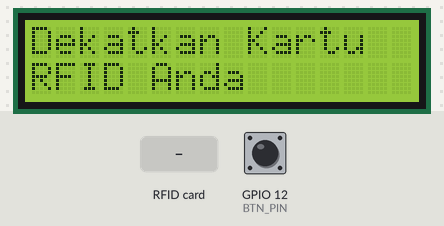
This sketch was run on a simulated ESP32. Parts: 16×2 character LCD. The test bench sets the inputs (shaded band); at power-on: GPIO 12 (BTN_PIN) HIGH. WiFi joins after 1.5 s; servers stay silent unless stated; uploads are accepted with an empty reply; what the sketch prints to the serial monitor is not drawn.

Above: at 5.8 s.
5.9 s: GPIO 12 (BTN_PIN) pulled LOW for 0.15 s
At 6.29 s:
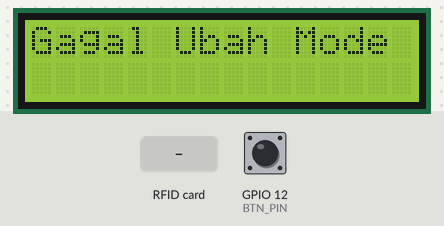
9.0 s: RFID card 5E 7A 19 C4 held to the reader
At 10.2 s:
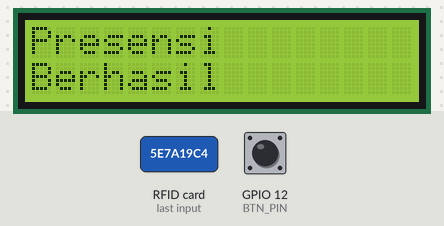
12.0 s: GPIO 12 (BTN_PIN) pulled LOW for 0.15 s
At 12.39 s:
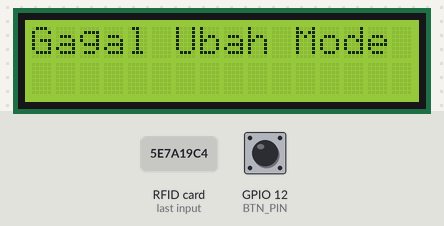
15.1 s: GPIO 12 (BTN_PIN) pulled LOW for 0.15 s
18.2 s: GPIO 12 (BTN_PIN) pulled LOW for 1 s
22.2 s: GPIO 12 (BTN_PIN) pulled LOW for 0.15 s
Timing chart, 0 to 25.2 s (numbered marks = the images above; inputs shaded):
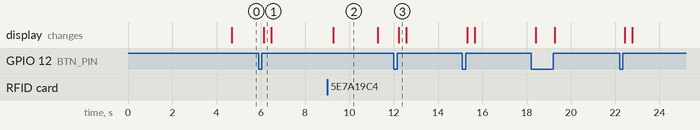

Measured:
- after the input at 5.9 s, the display: changes after 0.24 s (image 1)
- after the input at 9.0 s, the display: changes after 0.26 s (image 2)
- after the input at 12.0 s, the display: changes after 0.24 s (image 3)
- what the display in image 2 shows lasts 2.0 s, from 9.3 s to 11.3 s

The sketch:

notifikasiphp.ino
```cpp
#include <Wire.h>
#include <LiquidCrystal_I2C.h>
#include <MFRC522.h>
#include <WiFi.h>
#include <SPI.h>
#include <HTTPClient.h>

// Network SSID
const char* ssid = "RPL - LABKOM 1";
const char* password = "rpl12345";

// Host (server) IP Address
//const char* host = "192.168.47.73";

#define LED_PIN 15   // GPIO15
#define BIN_PIN 5    // GPIO5
#define RST_PIN  22  // Pin reset untuk MFRC522
#define SS_PIN   21  // Pin SS untuk MFRC522
#define BTN_PIN 12   // GPIO12 (Assign appropriate pin for your button)

// Pin SDA dan SCL yang baru
#define SDA_PIN 25  // Pin SDA baru (misalnya, GPIO 25)
#define SCL_PIN 26  // Pin SCL baru (misalnya, GPIO 26)

MFRC522 mfrc522(SS_PIN, RST_PIN);

// Initialize LCD I2C (address 0x27 for a 16x2 display)
LiquidCrystal_I2C lcd(0x27, 16, 2);

void setup() {
  Serial.begin(9600);

  // Setting up WiFi connection
  WiFi.begin(ssid, password);

  while (WiFi.status() != WL_CONNECTED) {
    delay(500);
    Serial.print(".");
  }

  Serial.println();
  Serial.println("WiFi Connected");
  Serial.println("IP Address: ");
  Serial.println(WiFi.localIP());

  // Display the MAC address
  String macAddress = WiFi.macAddress();
  Serial.print("MAC Address: ");
  Serial.println(macAddress);

  // Display MAC address on LCD
  lcd.clear();
  lcd.setCursor(0, 0);
  lcd.print("MAC Address:");
  lcd.setCursor(0, 1);
  lcd.print(macAddress);
  delay(3000); // Display for 3 seconds before proceeding

  // Initialize SPI and MFRC522
  SPI.begin();
  mfrc522.PCD_Init();

  // Initialize I2C with new SDA and SCL pins
  Wire.begin(SDA_PIN, SCL_PIN);

  // Initialize LCD
  lcd.init();  // Initialize the LCD
  lcd.backlight(); // Menyalakan lampu latar LCD
  lcd.clear(); // Membersihkan layar LCD
  lcd.setCursor(0, 0);
  lcd.print("RFID Reader Ready");

  pinMode(BTN_PIN, INPUT_PULLUP); // Mengaktifkan internal pull-up resistor
}

void loop() {
  // Jika tombol ditekan
  if (digitalRead(BTN_PIN) == LOW) {
    HTTPClient http;
    String Link = "https://00c9-36-73-176-92.ngrok-free.app/presensi_pure2/ubahmode.php"; // URL endpoint
    http.begin(Link);

    int httpCode = http.GET();
    if (httpCode > 0) {
      String payload = http.getString();
      Serial.println(payload);

      // Menampilkan pesan sukses di LCD
      lcd.clear();
      lcd.setCursor(0, 0);
      lcd.print("Mode Diubah");
    } else {
      Serial.println("Error on HTTP request");

      // Menampilkan pesan gagal di LCD
      lcd.clear();
      lcd.setCursor(0, 0);
      lcd.print("Gagal Ubah Mode");
    }
    http.end();

    delay(300);  // Menghindari input ganda karena bouncing
  } else {
    // Mode standby
    lcd.clear();
    lcd.setCursor(0, 0);
    lcd.print("Dekatkan Kartu");
    lcd.setCursor(0, 1);
    lcd.print("RFID Anda");

    // Mengecek apakah ada kartu RFID yang baru
    if (mfrc522.PICC_IsNewCardPresent() && mfrc522.PICC_ReadCardSerial()) {
      String IDTAG = "";
      for (byte i = 0; i < mfrc522.uid.size; i++) {
        IDTAG += String(mfrc522.uid.uidByte[i], HEX);
      }

      WiFiClient client;
      HTTPClient http;

      String Link = "https://00c9-36-73-176-92.ngrok-free.app/presensi_pure2/kirimkartu.php?rfid=" + IDTAG;
      http.begin(Link);
      int httpCode = http.GET();
       if (httpCode > 0) {
    String payload = http.getString();
    Serial.println("Response Payload: " + payload);  // Debugging untuk cek respons

    // Menghilangkan spasi yang tidak diinginkan dari respons
    payload.trim();  // Hanya memanggil trim()

    // Menampilkan pesan di LCD hanya jika kartu tidak dikenali
    lcd.clear();
    if (payload.indexOf("Maaf Kartu Tidak Dikenali") >= 0) {
      lcd.setCursor(0, 0);
      lcd.print("Maaf Kartu");
      lcd.setCursor(0, 1);
      lcd.print("Tidak Dikenali");
    }
    // Jika tidak ada pesan di payload, berarti presensi berhasil
    else {
      lcd.setCursor(0, 0);
      lcd.print("Presensi");
      lcd.setCursor(0, 1);
      lcd.print("Berhasil");
    }
  } else {
    // Anggap sebagai sukses jika ada error di HTTP request
    lcd.clear();
    lcd.setCursor(0, 0);
    lcd.print("Presensi");
    lcd.setCursor(0, 1);
    lcd.print("Berhasil");
  }
  http.end();

      delay(2000);  // Delay untuk menghindari multiple scans
    }
  }
}
```
